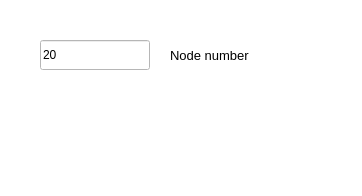
<?xml version="1.0" encoding="UTF-8"?>
<ui version="4.0">
 <class>distribution</class>
 <widget class="QMainWindow" name="distribution">
  <property name="geometry">
   <rect>
    <x>0</x>
    <y>0</y>
    <width>362</width>
    <height>196</height>
   </rect>
  </property>
  <property name="windowTitle">
   <string>MainWindow</string>
  </property>
  <property name="styleSheet">
   <string notr="true">background-color: rgb(255, 255, 255);</string>
  </property>
  <widget class="QWidget" name="centralwidget">
   <widget class="QLineEdit" name="dlineEdit">
    <property name="geometry">
     <rect>
      <x>40</x>
      <y>40</y>
      <width>110</width>
      <height>30</height>
     </rect>
    </property>
    <property name="text">
     <string>20</string>
    </property>
   </widget>
   <widget class="QLabel" name="label">
    <property name="geometry">
     <rect>
      <x>170</x>
      <y>40</y>
      <width>90</width>
      <height>30</height>
     </rect>
    </property>
    <property name="font">
     <font>
      <family>Arial</family>
      <pointsize>10</pointsize>
      <weight>50</weight>
      <bold>false</bold>
     </font>
    </property>
    <property name="text">
     <string>Node number</string>
    </property>
   </widget>
  </widget>
 </widget>
 <resources/>
 <connections/>
</ui>
